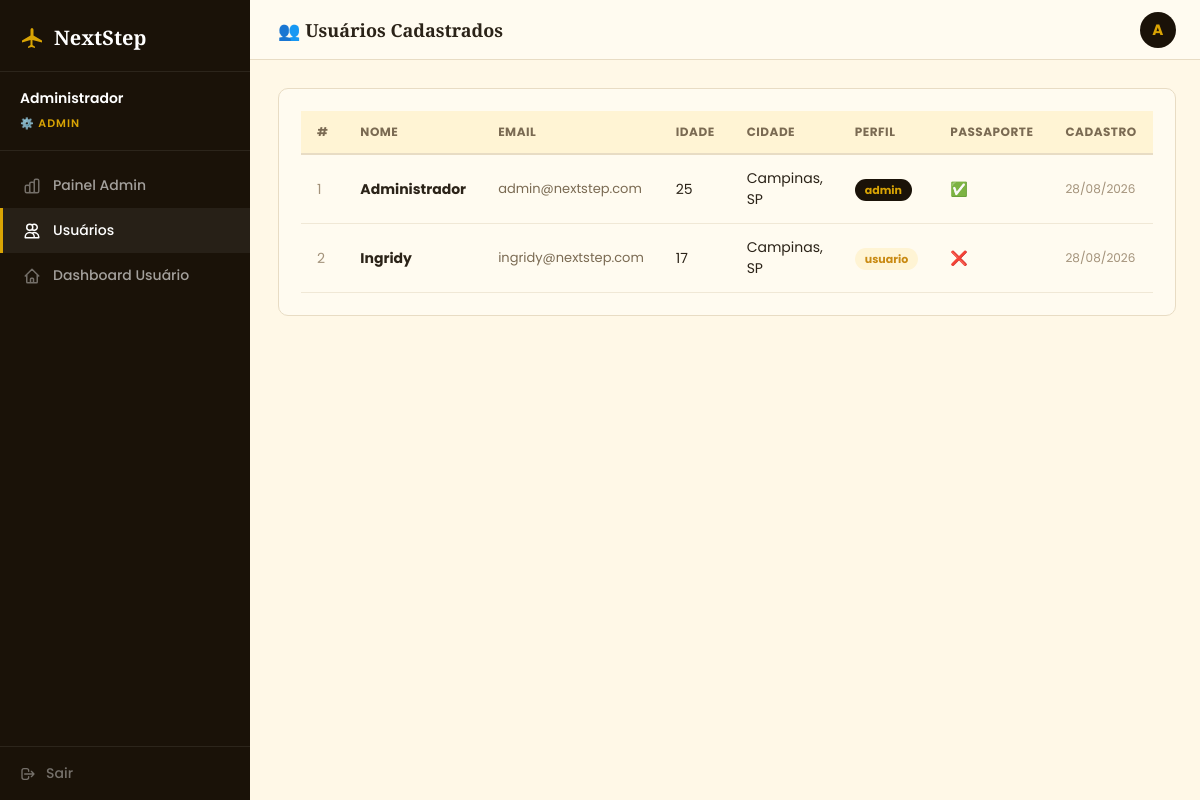
The app's page /admin/usuarios.php (signed in) with its own data.
### tables this page shows
CREATE TABLE usuarios (
  id_usuario     INT          NOT NULL AUTO_INCREMENT,
  nome           VARCHAR(100) NOT NULL,
  email          VARCHAR(150) NOT NULL,
  senha_hash     VARCHAR(255) NOT NULL,
  idade          TINYINT      NOT NULL,
  cidade         VARCHAR(100) DEFAULT NULL,
  estado         CHAR(2)      DEFAULT NULL,
  tem_passaporte TINYINT(1)   NOT NULL DEFAULT 0,
  id_perfil      INT          NOT NULL DEFAULT 2,
  ativo          TINYINT(1)   NOT NULL DEFAULT 1,
  criado_em      DATETIME     NOT NULL DEFAULT CURRENT_TIMESTAMP,
  CONSTRAINT pk_usuarios      PRIMARY KEY (id_usuario),
  CONSTRAINT uq_email         UNIQUE (email),
  CONSTRAINT fk_usu_perfil    FOREIGN KEY (id_perfil)
    REFERENCES perfis(id_perfil)
);

CREATE TABLE perfis (
  id_perfil INT         NOT NULL AUTO_INCREMENT,
  nome      VARCHAR(30) NOT NULL,
  CONSTRAINT pk_perfis   PRIMARY KEY (id_perfil),
  CONSTRAINT uq_perfis   UNIQUE (nome)
);

### includes/funcoes.php (called while the page is built, shortened)
<?php
function limpar(string $dado): string {
    return htmlspecialchars(trim($dado), ENT_QUOTES, 'UTF-8');
}
function usuario(): array {
    return [
        'id'     => $_SESSION['id_usuario'] ?? 0,
        'nome'   => $_SESSION['nome']       ?? '',
        'email'  => $_SESSION['email']      ?? '',
        'perfil' => $_SESSION['perfil']     ?? '',
    ];
}

### admin/usuarios.php (the view, shortened to what this page needs)
<?php
require_once __DIR__ . '/../includes/funcoes.php';
$u   = usuario();
$pdo = conectar();
$usuarios = $pdo->query(
    'SELECT u.*, p.nome AS perfil
       FROM usuarios u
       JOIN perfis p ON p.id_perfil = u.id_perfil
      ORDER BY u.criado_em DESC'
)->fetchAll();
?>
<!DOCTYPE html>
<html lang="pt-BR">
<head>
  <link rel="stylesheet" href="<?= ROOT_URL ?>/assets/css/styles.css">
</head>
<body>
<div class="ns-layout">
  <aside class="ns-sidebar">
    <div class="ns-sidebar__logo">
      <svg viewBox="0 0 24 24" fill="#D9A404"><path d="M22 16.5v-2l-8.5-5V4c0-1.1-.9-2-1.5-2s-1.5.9-1.5 2v5.5L2 14.5v2l8.5-2.6V19l-2.5 1.8V22l3.5-1 3.5 1v-1.2L12.5 19v-5.1L22 16.5z"/></svg>
      NextStep
    </div>
    <div class="ns-sidebar__user">
      <span class="ns-sidebar__user-nome"><?= limpar($u['nome']) ?></span>
      <span class="ns-sidebar__user-perfil">⚙️ Admin</span>
    </div>
    <nav class="ns-sidebar__nav">
      <a href="<?= ROOT_URL ?>/admin/dashboard.php" class="ns-sidebar__link">
        Painel Admin
      </a>
      <a href="<?= ROOT_URL ?>/admin/usuarios.php" class="ns-sidebar__link ativo">
        <svg fill="none" stroke="currentColor" stroke-width="2" viewBox="0 0 24 24"><path stroke-linecap="round" stroke-linejoin="round" d="M12 4.354a4 4 0 110 5.292M15 21H3v-1a6 6 0 0112 0v1zm0 0h6v-1a6 6 0 00-9-5.197M13 7a4 4 0 11-8 0 4 4 0 018 0z"/></svg>
        Usuários
      </a>
      <a href="<?= ROOT_URL ?>/usuario/dashboard.php" class="ns-sidebar__link">
        <svg fill="none" stroke="currentColor" stroke-width="2" viewBox="0 0 24 24"><path stroke-linecap="round" stroke-linejoin="round" d="M3 12l2-2m0 0l7-7 7 7M5 10v10a1 1 0 001 1h3m10-11l2 2m-2-2v10a1 1 0 01-1 1h-3m-6 0a1 1 0 001-1v-4a1 1 0 011-1h2a1 1 0 011 1v4a1 1 0 001 1m-6 0h6"/></svg>
        Dashboard Usuário
      </a>
    </nav>
    <div class="ns-sidebar__footer">
      <a href="<?= ROOT_URL ?>/logout.php" class="ns-sidebar__logout">
        <svg width="16" height="16" fill="none" stroke="currentColor" stroke-width="2" viewBox="0 0 24 24"><path stroke-linecap="round" stroke-linejoin="round" d="M17 16l4-4m0 0l-4-4m4 4H7m6 4v1a3 3 0 01-3 3H6a3 3 0 01-3-3V7a3 3 0 013-3h4a3 3 0 013 3v1"/></svg>
        Sair
      </a>
    </div>
  </aside>
  <main class="ns-main">
    <div class="ns-topbar">
      <span class="ns-topbar__titulo">👥 Usuários Cadastrados</span>
      <div class="ns-avatar"><?= strtoupper(substr($u['nome'], 0, 1)) ?></div>
    </div>
    <div class="ns-content">
      <div class="ns-card">
        <table>
          <thead>
            <tr>
              <th>#</th>
              <th>Nome</th>
              <th>Email</th>
              <th>Idade</th>
              <th>Cidade</th>
              <th>Perfil</th>
              <th>Passaporte</th>
              <th>Cadastro</th>
            </tr>
          </thead>
          <tbody>
            <?php foreach ($usuarios as $usr): ?>
              <tr>
                <td style="color:#a3927a;"><?= $usr['id_usuario'] ?></td>
                <td><strong><?= limpar($usr['nome']) ?></strong></td>
                <td style="font-size:13px;color:#7a6a52;"><?= limpar($usr['email']) ?></td>
                <td><?= $usr['idade'] ?></td>
                <td><?= limpar($usr['cidade'] ?? '—') ?>, <?= limpar($usr['estado'] ?? '') ?></td>
                <td><span class="<?= $usr['perfil'] === 'admin' ? 'badge-admin' : 'badge-usuario' ?>"><?= limpar($usr['perfil']) ?></span></td>
                <td><?= $usr['tem_passaporte'] ? '✅' : '❌' ?></td>
                <td style="font-size:12px;color:#a3927a;"><?= date('d/m/Y', strtotime($usr['criado_em'])) ?></td>
              </tr>
            <?php endforeach; ?>
          </tbody>
        </table>
      </div>
    </div>
  </main>
</div>
</body>
</html>

### assets/css/styles.css (style rules this page uses)
* { margin: 0; padding: 0; box-sizing: border-box; }
body { font-family: 'Poppins', sans-serif; background-color: #FDF8EE; color: #4a3f2e; }

### admin/usuarios.php (style rules this page uses)
body { background: #FFF8E7; }
.ns-layout { display: flex; min-height: 100vh; }
.ns-sidebar { width: 250px; background: #1a1208; display: flex; flex-direction: column; position: fixed; top: 0; left: 0; height: 100vh; z-index: 100; }
.ns-sidebar__logo { display: flex; align-items: center; gap: 10px; padding: 24px 20px 20px; border-bottom: 1px solid rgba(255,255,255,.08); font-family: 'Playfair Display', serif; font-size: 20px; font-weight: 700; color: #fff; }
.ns-sidebar__logo svg { width: 24px; height: 24px; }
.ns-sidebar__user { padding: 16px 20px; border-bottom: 1px solid rgba(255,255,255,.08); }
.ns-sidebar__user-nome { display: block; font-size: 14px; font-weight: 600; color: #fff; }
.ns-sidebar__user-perfil { font-size: 11px; color: #D9A404; font-weight: 600; text-transform: uppercase; letter-spacing: 1px; }
.ns-sidebar__nav { flex: 1; padding: 12px 0; }
.ns-sidebar__link { display: flex; align-items: center; gap: 12px; padding: 12px 20px; color: rgba(255,255,255,.6); font-size: 14px; font-weight: 500; text-decoration: none; border-left: 3px solid transparent; transition: all .2s ease; }
.ns-sidebar__link:hover, .ns-sidebar__link.ativo { color: #fff; background: rgba(255,255,255,.06); border-left-color: #D9A404; }
.ns-sidebar__link svg { width: 18px; height: 18px; opacity: .65; }
.ns-sidebar__link.ativo svg, .ns-sidebar__link:hover svg { opacity: 1; }
.ns-sidebar__footer { padding: 16px 20px; border-top: 1px solid rgba(255,255,255,.08); }
.ns-sidebar__logout { display: flex; align-items: center; gap: 10px; color: rgba(255,255,255,.4); font-size: 14px; font-weight: 500; text-decoration: none; transition: color .2s; }
.ns-main { margin-left: 250px; flex: 1; }
.ns-topbar { background: #FFFBF0; border-bottom: 1px solid #e8dcc4; padding: 0 28px; height: 60px; display: flex; align-items: center; justify-content: space-between; }
.ns-topbar__titulo { font-family: 'Playfair Display', serif; font-size: 18px; font-weight: 700; color: #2b2318; }
.ns-content { padding: 28px; }
.ns-card { background: #FFFBF0; border: 1px solid #e8dcc4; border-radius: 10px; padding: 22px; }
table { width: 100%; border-collapse: collapse; font-size: 14px; }
th { background: #FFF4D4; padding: 12px 16px; text-align: left; font-size: 12px; font-weight: 700; text-transform: uppercase; letter-spacing: .5px; color: #7a6a52; border-bottom: 2px solid #e8dcc4; }
td { padding: 13px 16px; border-bottom: 1px solid #f0e8d6; color: #2b2318; }
.badge-admin { background: #1a1208; color: #D9A404; padding: 3px 10px; border-radius: 99px; font-size: 11px; font-weight: 700; }
.badge-usuario { background: #FFF4D4; color: #C98A12; padding: 3px 10px; border-radius: 99px; font-size: 11px; font-weight: 700; }
.ns-avatar { width: 36px; height: 36px; background: #1a1208; border-radius: 50%; display: flex; align-items: center; justify-content: center; color: #D9A404; font-weight: 700; font-size: 15px; }

### records on screen
usuarios: nome "Administrador", nome "A", id_usuario "1", email "admin@nextstep.com", idade "25", cidade "Campinas", estado "SP", id_perfil.nome "admin", criado_em "28/08/2026"
usuarios: id_usuario "2", nome "Ingridy", email "ingridy@nextstep.com", idade "17", cidade "Campinas", estado "SP", id_perfil.nome "usuario", criado_em "28/08/2026"
